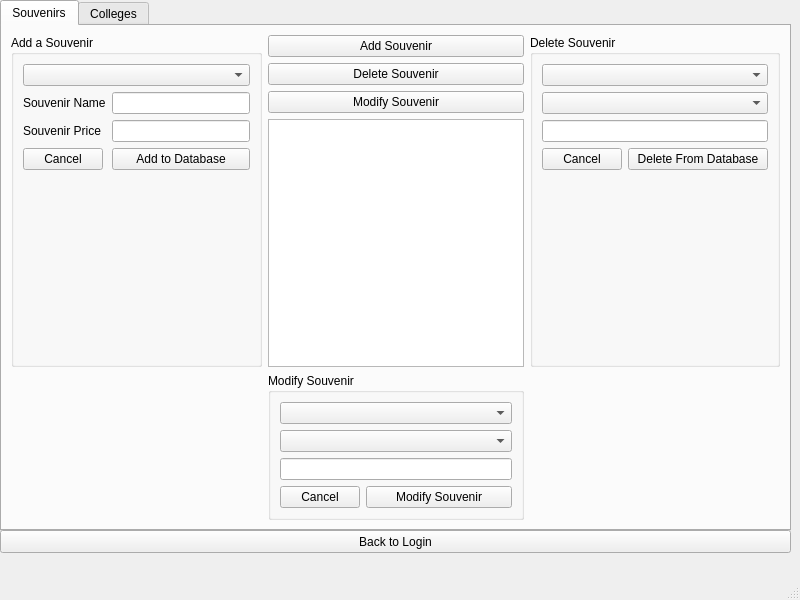
<?xml version="1.0" encoding="UTF-8"?>
<ui version="4.0">
 <class>adminWindow</class>
 <widget class="QMainWindow" name="adminWindow">
  <property name="geometry">
   <rect>
    <x>0</x>
    <y>0</y>
    <width>800</width>
    <height>600</height>
   </rect>
  </property>
  <property name="windowTitle">
   <string>MainWindow</string>
  </property>
  <widget class="QWidget" name="centralwidget">
   <widget class="QTabWidget" name="tabWidget">
    <property name="geometry">
     <rect>
      <x>0</x>
      <y>0</y>
      <width>791</width>
      <height>531</height>
     </rect>
    </property>
    <property name="currentIndex">
     <number>0</number>
    </property>
    <widget class="QWidget" name="Souvenirs">
     <attribute name="title">
      <string>Souvenirs</string>
     </attribute>
     <layout class="QGridLayout" name="gridLayout_2">
      <item row="0" column="1">
       <layout class="QVBoxLayout" name="verticalLayout">
        <item>
         <widget class="QPushButton" name="addSouvenirButton">
          <property name="text">
           <string>Add Souvenir</string>
          </property>
         </widget>
        </item>
        <item>
         <widget class="QPushButton" name="deleteSouvenirButton">
          <property name="text">
           <string>Delete Souvenir</string>
          </property>
         </widget>
        </item>
        <item>
         <widget class="QPushButton" name="modifySouvenirButton">
          <property name="text">
           <string>Modify Souvenir</string>
          </property>
         </widget>
        </item>
        <item>
         <widget class="QTableView" name="SouvenirListTableView">
          <property name="enabled">
           <bool>true</bool>
          </property>
         </widget>
        </item>
       </layout>
      </item>
      <item row="0" column="2">
       <widget class="QGroupBox" name="rightGroupBoxDelete">
        <property name="title">
         <string>Delete Souvenir</string>
        </property>
        <layout class="QFormLayout" name="formLayout_2">
         <item row="0" column="0" colspan="2">
          <widget class="QComboBox" name="schoolNameDeleteComboBox"/>
         </item>
         <item row="1" column="0" colspan="2">
          <widget class="QComboBox" name="schoolSouvenirComboBox"/>
         </item>
         <item row="3" column="0">
          <widget class="QPushButton" name="cancelDeleteButton">
           <property name="text">
            <string>Cancel</string>
           </property>
          </widget>
         </item>
         <item row="3" column="1">
          <widget class="QPushButton" name="deleteFromDatabaseButton">
           <property name="text">
            <string>Delete From Database</string>
           </property>
          </widget>
         </item>
         <item row="2" column="0" colspan="2">
          <widget class="QLineEdit" name="priceLineEdit"/>
         </item>
        </layout>
       </widget>
      </item>
      <item row="1" column="1">
       <widget class="QGroupBox" name="bottomGroupBoxModify">
        <property name="title">
         <string>Modify Souvenir</string>
        </property>
        <layout class="QFormLayout" name="formLayout_3">
         <item row="1" column="0" colspan="2">
          <widget class="QComboBox" name="comboBox_4"/>
         </item>
         <item row="2" column="0" colspan="2">
          <widget class="QComboBox" name="comboBox_2"/>
         </item>
         <item row="3" column="0" colspan="2">
          <widget class="QLineEdit" name="lineEdit"/>
         </item>
         <item row="4" column="1">
          <widget class="QPushButton" name="modifyButton">
           <property name="text">
            <string>Modify Souvenir</string>
           </property>
          </widget>
         </item>
         <item row="4" column="0">
          <widget class="QPushButton" name="cancelModifyButton">
           <property name="text">
            <string>Cancel</string>
           </property>
          </widget>
         </item>
        </layout>
       </widget>
      </item>
      <item row="0" column="0">
       <widget class="QGroupBox" name="leftGroupBoxAdd">
        <property name="title">
         <string>Add a Souvenir</string>
        </property>
        <layout class="QFormLayout" name="formLayout">
         <item row="0" column="0" colspan="2">
          <widget class="QComboBox" name="addSouvenirSchoolNameComboBox"/>
         </item>
         <item row="2" column="0">
          <widget class="QLabel" name="label">
           <property name="text">
            <string>Souvenir Name</string>
           </property>
          </widget>
         </item>
         <item row="2" column="1">
          <widget class="QLineEdit" name="souvenirNameLineEdit"/>
         </item>
         <item row="3" column="0">
          <widget class="QLabel" name="label_2">
           <property name="text">
            <string>Souvenir Price</string>
           </property>
          </widget>
         </item>
         <item row="3" column="1">
          <widget class="QLineEdit" name="souvenirPriceLineEdit"/>
         </item>
         <item row="4" column="1">
          <widget class="QPushButton" name="addToDatabaseButton">
           <property name="text">
            <string>Add to Database</string>
           </property>
          </widget>
         </item>
         <item row="4" column="0">
          <widget class="QPushButton" name="cancelAddButton">
           <property name="text">
            <string>Cancel</string>
           </property>
          </widget>
         </item>
        </layout>
       </widget>
      </item>
     </layout>
    </widget>
    <widget class="QWidget" name="Colleges">
     <attribute name="title">
      <string>Colleges</string>
     </attribute>
     <widget class="QPushButton" name="backToLoginButton_2">
      <property name="geometry">
       <rect>
        <x>0</x>
        <y>500</y>
        <width>75</width>
        <height>23</height>
       </rect>
      </property>
      <property name="text">
       <string>Back to Login</string>
      </property>
     </widget>
     <widget class="QWidget" name="verticalLayoutWidget_2">
      <property name="geometry">
       <rect>
        <x>90</x>
        <y>10</y>
        <width>691</width>
        <height>511</height>
       </rect>
      </property>
      <layout class="QVBoxLayout" name="verticalLayout_2">
       <item>
        <widget class="QPushButton" name="addCollegeButton">
         <property name="text">
          <string>Add College</string>
         </property>
        </widget>
       </item>
       <item>
        <widget class="QPushButton" name="deleteCollegeButton">
         <property name="text">
          <string>Delete College</string>
         </property>
        </widget>
       </item>
       <item>
        <widget class="QPushButton" name="AddFromFileButton">
         <property name="text">
          <string>Add Colleges From a File</string>
         </property>
        </widget>
       </item>
       <item>
        <widget class="QTableView" name="collegeTableView">
         <property name="enabled">
          <bool>true</bool>
         </property>
        </widget>
       </item>
      </layout>
     </widget>
    </widget>
   </widget>
   <widget class="QPushButton" name="backToLoginButton">
    <property name="geometry">
     <rect>
      <x>0</x>
      <y>530</y>
      <width>791</width>
      <height>23</height>
     </rect>
    </property>
    <property name="text">
     <string>Back to Login</string>
    </property>
   </widget>
  </widget>
  <widget class="QMenuBar" name="menubar">
   <property name="geometry">
    <rect>
     <x>0</x>
     <y>0</y>
     <width>800</width>
     <height>21</height>
    </rect>
   </property>
  </widget>
  <widget class="QStatusBar" name="statusbar"/>
 </widget>
 <resources/>
 <connections/>
</ui>
